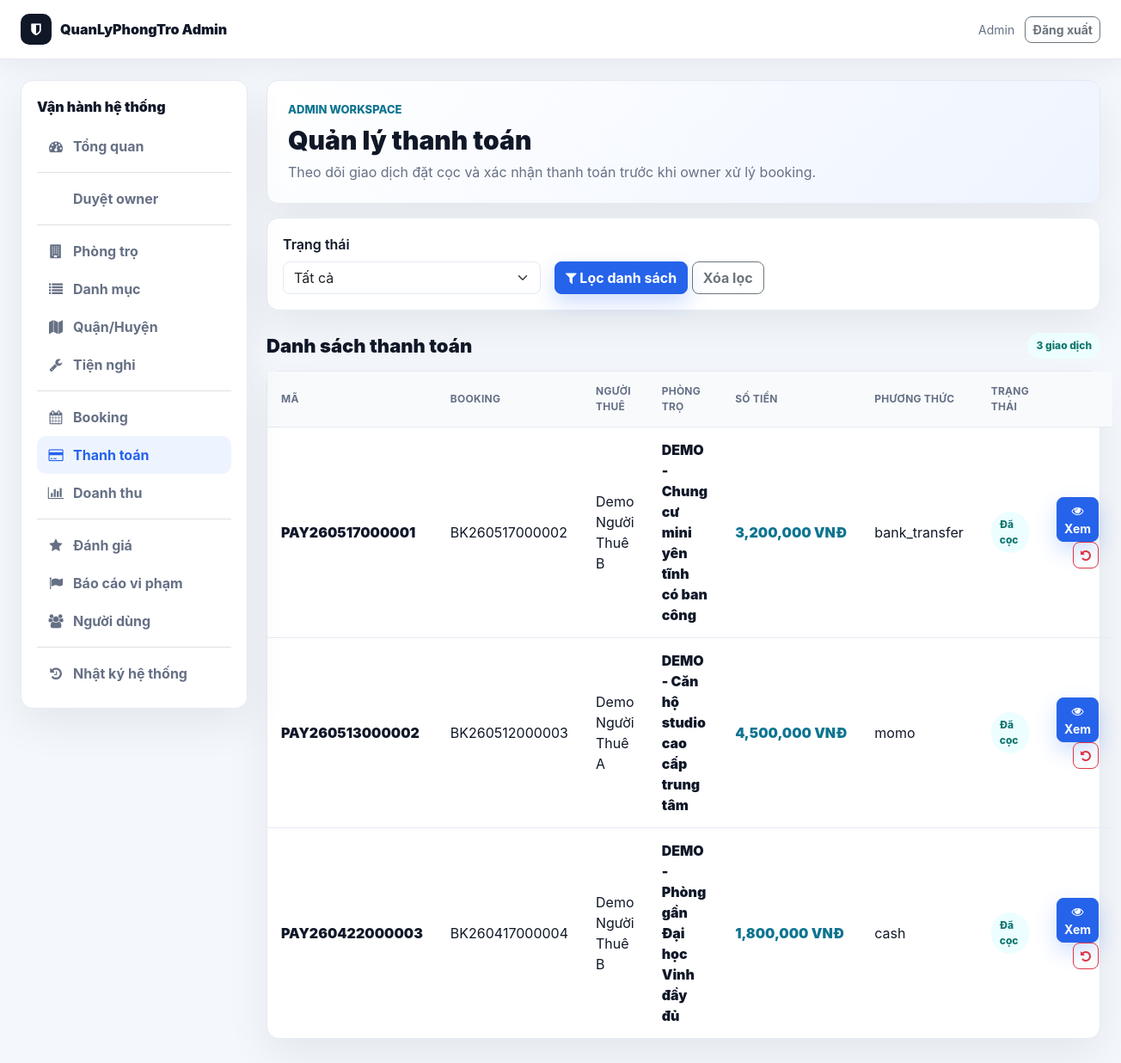
The page /public/admin/payments.php (signed in) on the database its author committed.
### tables this page shows
CREATE TABLE `payments` (
  `id` int(11) NOT NULL,
  `payment_code` varchar(30) DEFAULT NULL,
  `booking_id` int(11) DEFAULT NULL,
  `amount` int(11) DEFAULT NULL,
  `fee` int(11) DEFAULT 0,
  `payment_method` varchar(50) DEFAULT NULL,
  `payment_status` enum('pending','processing','paid','failed','cancelled','refunded') NOT NULL DEFAULT 'pending',
  `method` varchar(50) DEFAULT NULL,
  `transaction_code` varchar(255) DEFAULT NULL,
  `paid_at` datetime DEFAULT NULL,
  `gateway_response` longtext DEFAULT NULL,
  `status` enum('pending','held','released','refunded') DEFAULT 'pending',
  `created_at` timestamp NOT NULL DEFAULT current_timestamp(),
  `updated_at` datetime DEFAULT NULL
);

CREATE TABLE `bookings` (
  `id` int(11) NOT NULL,
  `booking_code` varchar(30) DEFAULT NULL,
  `user_id` int(11) DEFAULT NULL,
  `owner_id` int(11) DEFAULT NULL,
  `motel_id` int(11) DEFAULT NULL,
  `check_in_date` date DEFAULT NULL,
  `check_out_date` date DEFAULT NULL,
  `expected_move_in_date` date DEFAULT NULL,
  `rental_duration_months` int(11) DEFAULT NULL,
  `note` text DEFAULT NULL,
  `contact_name` varchar(120) DEFAULT NULL,
  `contact_phone` varchar(20) DEFAULT NULL,
  `contact_email` varchar(150) DEFAULT NULL,
  `deposit_amount` int(11) DEFAULT NULL,
  `total_amount` int(11) NOT NULL DEFAULT 0,
  `payment_status` enum('pending','processing','paid','failed','cancelled','refunded') NOT NULL DEFAULT 'pending',
  `booking_status` enum('pending','waiting_payment','paid','confirmed','cancelled','rejected','expired','completed') NOT NULL DEFAULT 'pending',
  `checkin_date` date DEFAULT NULL,
  `status` enum('pending','paid','accepted','completed','rejected','cancelled') DEFAULT 'pending',
  `created_at` timestamp NOT NULL DEFAULT current_timestamp(),
  `cancelled_at` datetime DEFAULT NULL,
  `cancelled_by` int(11) DEFAULT NULL,
  `cancellation_reason` text DEFAULT NULL,
  `rejected_at` datetime DEFAULT NULL,
  `rejected_by` int(11) DEFAULT NULL,
  `rejection_reason` text DEFAULT NULL,
  `expires_at` datetime DEFAULT NULL,
  `updated_at` datetime DEFAULT NULL
);

CREATE TABLE `users` (
  `id` int(11) NOT NULL,
  `name` varchar(100) DEFAULT NULL,
  `email` varchar(150) DEFAULT NULL,
  `password` varchar(255) DEFAULT NULL,
  `reset_token` varchar(64) DEFAULT NULL,
  `reset_expires` datetime DEFAULT NULL,
  `force_password_change` tinyint(1) NOT NULL DEFAULT 0,
  `phone` varchar(20) DEFAULT NULL,
  `avatar` varchar(255) DEFAULT NULL,
  `role` enum('user','owner','admin') DEFAULT 'user',
  `created_at` timestamp NOT NULL DEFAULT current_timestamp(),
  `status` varchar(20) DEFAULT 'pending',
  `owner_verification_status` enum('not_required','pending_verification','submitted','approved','rejected') NOT NULL DEFAULT 'not_required',
  `approved_by` int(11) DEFAULT NULL,
  `approved_at` datetime DEFAULT NULL,
  `rejection_reason` text DEFAULT NULL,
  `address` text DEFAULT NULL,
  `idcard_number` varchar(50) DEFAULT NULL,
  `trust_score` int(11) NOT NULL DEFAULT 0,
  `admin_note` text DEFAULT NULL,
  `verified_at` datetime DEFAULT NULL,
  `verification_submitted_at` datetime DEFAULT NULL,
  `verification_reviewed_by` int(11) DEFAULT NULL,
  `verification_reviewed_at` datetime DEFAULT NULL,
  `verification_rejection_reason` text DEFAULT NULL,
  `id_card_front` varchar(255) DEFAULT NULL,
  `id_card_back` varchar(255) DEFAULT NULL,
  `selfie_image` varchar(255) DEFAULT NULL,
  `bank_name` varchar(100) DEFAULT NULL,
  `bank_account_no` varchar(50) DEFAULT NULL,
  `bank_account_name` varchar(100) DEFAULT NULL,
  `bank_verified_at` datetime DEFAULT NULL,
  `notify_email` tinyint(1) DEFAULT 1,
  `notify_booking` tinyint(1) DEFAULT 1,
  `show_phone` tinyint(1) DEFAULT 1,
  `dark_mode` tinyint(1) DEFAULT 0
);

CREATE TABLE `motels` (
  `id` int(11) NOT NULL,
  `title` varchar(255) NOT NULL,
  `description` text DEFAULT NULL,
  `price` int(11) NOT NULL,
  `deposit_amount` int(11) NOT NULL DEFAULT 0,
  `area` int(11) DEFAULT NULL,
  `address` varchar(255) DEFAULT NULL,
  `province_code` varchar(20) DEFAULT NULL,
  `province_name` varchar(120) DEFAULT NULL,
  `district_code` varchar(20) DEFAULT NULL,
  `district_name` varchar(120) DEFAULT NULL,
  `ward_code` varchar(20) DEFAULT NULL,
  `ward_name` varchar(120) DEFAULT NULL,
  `street_address` varchar(255) DEFAULT NULL,
  `address_api_source` varchar(80) DEFAULT NULL,
  `lat` decimal(10,8) DEFAULT NULL,
  `lng` decimal(11,8) DEFAULT NULL,
  `phone` varchar(20) DEFAULT NULL,
  `user_id` int(11) NOT NULL,
  `category_id` int(11) DEFAULT NULL,
  `district_id` int(11) DEFAULT NULL,
  `status` enum('pending','approved','hidden','rejected') DEFAULT 'pending',
  `room_status` enum('available','reserved','rented','unavailable') NOT NULL DEFAULT 'available',
  `rejection_reason` text DEFAULT NULL,
  `rejected_by` int(11) DEFAULT NULL,
  `rejected_at` datetime DEFAULT NULL,
  `count_view` int(11) DEFAULT 0,
  `created_at` timestamp NOT NULL DEFAULT current_timestamp(),
  `updated_at` timestamp NULL DEFAULT NULL,
  `bedrooms` int(11) DEFAULT 0,
  `bathrooms` int(11) DEFAULT 0,
  `max_people` int(11) DEFAULT NULL,
  `utilities` text DEFAULT NULL,
  `furniture` text DEFAULT NULL,
  `verification_status` varchar(30) NOT NULL DEFAULT 'unverified',
  `health_score` int(11) NOT NULL DEFAULT 0,
  `is_featured` tinyint(1) NOT NULL DEFAULT 0,
  `available_from` date DEFAULT NULL,
  `service_fee` int(11) NOT NULL DEFAULT 0,
  `electricity_unit_price` int(11) NOT NULL DEFAULT 0,
  `water_fee_per_person` int(11) NOT NULL DEFAULT 0,
  `internet_fee` int(11) NOT NULL DEFAULT 0,
  `parking_fee` int(11) NOT NULL DEFAULT 0,
  `other_fee` int(11) NOT NULL DEFAULT 0,
  `service_note` varchar(255) DEFAULT NULL,
  `deposit_months` decimal(3,1) NOT NULL DEFAULT 1.0
);

### public/admin_init.php (called while the page is built, shortened)
<?php
require_once __DIR__ . '/../config/database.php';
require_once __DIR__ . '/../core/Database.php';
require_once __DIR__ . '/../core/Payment.php';
require_once __DIR__ . '/../app/controller/PaymentController.php';
require_once __DIR__ . '/../app/controller/ActivityLogController.php';
$db = new Database($conn);
?>

### app/controller/PaymentController.php (called while the page is built, shortened)
<?php
class PaymentController
{
    private Payment $payment;
    public function __construct(Database $db, $activityLog = null)
    {
        $this->payment = new Payment($db);
    }
    public function listPayments(): array
    {
        $page = isset($_GET['page']) ? (int)$_GET['page'] : 1;
        $status = isset($_GET['status']) ? (string)$_GET['status'] : '';
        $payments = $this->payment->getAll($page, ITEMS_PER_PAGE, $status);
        $total = $this->payment->getTotal($status);
        return [
            'payments' => $payments,
            'total' => $total,
            'page' => $page,
            'total_pages' => (int)ceil($total / ITEMS_PER_PAGE),
            'status' => $status,
        ];
    }
}

### core/Payment.php (called while the page is built, shortened)
<?php
class Payment {
    private $db;
    public function __construct($database) {
        $this->db = $database;
    }
    public function getAll($page = 1, $limit = ITEMS_PER_PAGE, $status = '') {
        $offset = ($page - 1) * $limit;
        $sql = "SELECT p.*, b.user_id, b.booking_code, b.payment_status AS booking_payment_status, b.booking_status, u.name as user_name, b.motel_id, m.title as motel_title
                FROM payments p
                LEFT JOIN bookings b ON p.booking_id = b.id
                LEFT JOIN users u ON b.user_id = u.id
                LEFT JOIN motels m ON b.motel_id = m.id";
        $sql .= " ORDER BY p.created_at DESC LIMIT $offset, $limit";
        return $this->db->getRows($sql);
    }
    public function getTotal($status = '') {
        $where = '';
        return $this->db->count('payments', $where);
    }
}
?>

### core/Database.php (called while the page is built, shortened)
<?php
class Database {
    private $conn;
    public function __construct($connection) {
        $this->conn = $connection;
    }
    public function getRows($sql) {
        $result = $this->conn->query($sql);
        if ($result && $result->num_rows > 0) {
            $rows = [];
            while ($row = $result->fetch_assoc()) {
                $rows[] = $row;
            }
            return $rows;
        }
        return [];
    }
    public function count($table, $where = '') {
        $sql = "SELECT COUNT(*) as count FROM $table";
        $result = $this->conn->query($sql);
        if ($result) {
            $row = $result->fetch_assoc();
            return $row['count'];
        }
        return 0;
    }
}
?>

### public/admin/payments.php (the view, shortened to what this page needs)
<?php
require_once __DIR__ . '/../admin_init.php';
require_once __DIR__ . '/layout.php';
$controller = new PaymentController($db, new ActivityLog($db));
$data = $controller->listPayments();
?>
<div class="wb-card mb-3">
    <form method="GET" class="row g-3 align-items-end">
        <div class="col-md-4">
            <label class="form-label fw-semibold">Trạng thái</label>
            <select name="status" class="form-select">
                <option value="">Tất cả</option>
            </select>
        </div>
        <div class="col-md-8">
            <button type="submit" class="btn btn-primary"><i class="fa fa-filter"></i> Lọc danh sách</button>
            <a href="<?php echo ADMIN_URL; ?>payments.php" class="btn btn-outline-secondary">Xóa lọc</a>
        </div>
    </form>
</div>
<div class="wb-section-head">
    <h2>Danh sách thanh toán</h2>
    <span class="wb-pill"><?php echo (int)($data['total'] ?? 0); ?> giao dịch</span>
</div>
<div class="wb-table-card">
    <?php if (!empty($data['payments'])): ?>
        <table class="wb-table">
            <thead>
                <tr>
                    <th>Mã</th>
                    <th>Booking</th>
                    <th>Người thuê</th>
                    <th>Phòng trọ</th>
                    <th>Số tiền</th>
                    <th>Phương thức</th>
                    <th>Trạng thái</th>
                    <th></th>
                </tr>
            </thead>
            <tbody>
                <?php foreach ($data['payments'] as $payment): ?>
                    <?php $status = (string)($payment['payment_status'] ?? 'pending'); ?>
                    <tr>
                        <td class="wb-title"><?php echo admin_e($payment['payment_code'] ?? ('#' . (int)$payment['id'])); ?></td>
                        <td><?php echo admin_e($payment['booking_code'] ?? ('#' . (int)($payment['booking_id'] ?? 0))); ?></td>
                        <td><?php echo admin_e($payment['user_name'] ?? 'N/A'); ?></td>
                        <td class="wb-title"><?php echo admin_e(substr((string)($payment['motel_title'] ?? 'N/A'), 0, 50)); ?></td>
                        <td class="wb-price"><?php echo admin_money($payment['amount'] ?? 0); ?></td>
                        <td><?php echo admin_e($payment['payment_method'] ?? $payment['method'] ?? 'N/A'); ?></td>
                        <td><span class="wb-pill <?php echo admin_pill_class($status); ?>"><?php echo admin_status_label($status); ?></span></td>
                        <td class="text-end">
                            <a href="<?php echo ADMIN_URL . 'payment_detail.php?id=' . (int)$payment['id']; ?>" class="btn btn-sm btn-primary"><i class="fa fa-eye"></i> Xem</a>
                            <?php if ($status === 'paid'): ?>
                                <form method="POST" class="d-inline" onsubmit="return confirm('Hoàn tiền khoản thanh toán này?');">
                                    <button type="submit" class="btn btn-sm btn-outline-danger"><i class="fa fa-undo"></i></button>
                                </form>
                            <?php endif; ?>
                        </td>
                    </tr>
                <?php endforeach; ?>
            </tbody>
        </table>
    <?php else: ?>
        <div class="wb-empty">Không có thanh toán phù hợp bộ lọc.</div>
    <?php endif; ?>
</div>

### public/assets/css/modern.css (style rules this page uses)
:root { --app-bg: #f4f7fb; --app-surface: #ffffff; --app-surface-soft: #f8fafc; --app-text: #172033; --app-muted: #667085; --app-border: #e5eaf2; --app-primary: #2563eb; --app-primary-dark: #1e40af; --app-accent: #14b8a6; --app-warning: #f59e0b; --app-danger: #dc2626; --app-success: #16a34a; --app-shadow: 0 14px 40px rgba(15, 23, 42, 0.08); --app-radius: 8px; }
body { background: var(--app-bg) !important; color: var(--app-text); font-family: "Inter", "Segoe UI", Arial, sans-serif !important; }
*, *::before, *::after { box-sizing: border-box; }
.btn, button, .btn-primary, .btn-view, .btn-search, .btn-cta { border-radius: var(--app-radius) !important; font-weight: 700; }
.btn-primary, .btn-view, .btn-search { background: var(--app-primary) !important; border-color: var(--app-primary) !important; box-shadow: 0 10px 24px rgba(37, 99, 235, 0.22); }
.form-control, .form-select, input, textarea, select { border-radius: var(--app-radius) !important; border-color: var(--app-border) !important; }

### public/assets/css/workbench.css (style rules this page uses)
:root { --wb-bg: #f4f7fb; --wb-surface: #ffffff; --wb-soft: #f8fafc; --wb-text: #101828; --wb-muted: #667085; --wb-border: #e5eaf2; --wb-primary: #2563eb; --wb-primary-dark: #1e40af; --wb-accent: #0e7490; --wb-success: #16a34a; --wb-warning: #f59e0b; --wb-danger: #dc2626; --wb-shadow: 0 18px 50px rgba(15, 23, 42, .07); }
body.workbench { min-height: 100vh; margin: 0; background: var(--wb-bg) !important; color: var(--wb-text); font-family: "Inter", "Segoe UI", Arial, sans-serif; }
.wb-sidebar, .wb-hero, .wb-card, .wb-table-card, .wb-list-card { background: var(--wb-surface); border: 1px solid var(--wb-border); border-radius: 14px; box-shadow: var(--wb-shadow); }
.wb-card { padding: 18px; }
.wb-section-head { margin: 26px 0 14px; display: flex; align-items: center; justify-content: space-between; gap: 12px; }
.wb-section-head h2 { margin: 0; font-size: 22px; font-weight: 950; }
.wb-pill { display: inline-flex; align-items: center; gap: 6px; padding: 6px 10px; border-radius: 999px; background: #ecfeff; color: #0f766e; font-size: 12px; font-weight: 850; }
.wb-table { width: 100%; margin: 0; }
.wb-table th, .wb-table td { padding: 14px 16px; border-bottom: 1px solid var(--wb-border); vertical-align: middle; }
.wb-table th { color: var(--wb-muted); background: var(--wb-soft); font-size: 12px; text-transform: uppercase; letter-spacing: .02em; }
.wb-table tr:last-child td { border-bottom: 0; }
.wb-title { color: var(--wb-text); font-weight: 900; }
.wb-price { color: var(--wb-accent); font-weight: 950; white-space: nowrap; }

### rows shown on the page
payments: payment_code "PAY260517000001", booking.booking_code "BK260517000002", users.name "Demo Người Thuê B", motels.title "DEMO - Chung cư mini yên tĩnh có ban công", amount "3,200,000 VNĐ", payment_method "bank_transfer", payment_status "Đã cọc"
payments: payment_code "PAY260513000002", booking.booking_code "BK260512000003", users.name "Demo Người Thuê A", motels.title "DEMO - Căn hộ studio cao cấp trung tâm", amount "4,500,000 VNĐ", payment_method "momo", payment_status "Đã cọc"
payments: payment_code "PAY260422000003", booking.booking_code "BK260417000004", users.name "Demo Người Thuê B", motels.title "DEMO - Phòng gần Đại học Vinh đầy đủ", amount "1,800,000 VNĐ", payment_method "cash", payment_status "Đã cọc"

### other values the page prints
admin_e(admin_current_name()) "Admin"
admin_e($item['label']) "Tổng quan"
admin_e($item['label']) "Duyệt owner"
admin_e($item['label']) "Phòng trọ"
admin_e($item['label']) "Danh mục"
admin_e($item['label']) "Quận/Huyện"
admin_e($item['label']) "Tiện nghi"
admin_e($item['label']) "Booking"
admin_e($item['label']) "Thanh toán"
admin_e($item['label']) "Doanh thu"
admin_e($item['label']) "Đánh giá"
admin_e($item['label']) "Báo cáo vi phạm"
admin_e($item['label']) "Người dùng"
admin_e($item['label']) "Nhật ký hệ thống"
admin_e($title) "Quản lý thanh toán"
